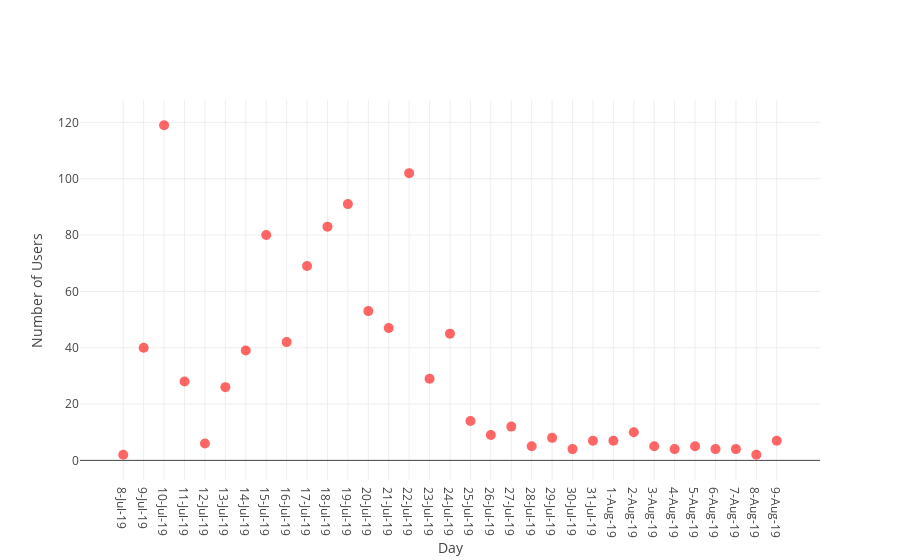

Notebook code for this chart:
### Markdown cell above
<br>
<br>
<br>
<h1 ><center> Visualization </center></h1>

### Code cell
colors = np.random.rand(100)
sz = np.random.rand(100)*30
fig = go.Figure()
fig.add_scatter(x = anansi_users['Date'],
                y = anansi_users['Total'],
                mode='markers',
                marker={'size': 10,
                        'color': 'Red',
                        'opacity': 0.6,
                        'colorscale': 'Viridis'
                       });

fig.layout.update(title='',
                   xaxis_title='Day',
                   yaxis_title='Number of Users')

fig.show()

### Figure 1 — Plotly figure (JSON) as saved in the notebook; plotly's stock layout.template omitted (floating-point values rounded to 4 significant figures)
{"data": [{"marker": {"color": "Red", "colorscale": "Viridis", "opacity": 0.6, "size": 10}, "mode": "markers", "type": "scatter", "uid": "2d4feb7c-4bc0-40cc-b3dd-270605ec888f", "x": ["8-Jul-19", "9-Jul-19", "10-Jul-19", "11-Jul-19", "12-Jul-19", "13-Jul-19", "14-Jul-19", "15-Jul-19", "16-Jul-19", "17-Jul-19", "18-Jul-19", "19-Jul-19", "20-Jul-19", "21-Jul-19", "22-Jul-19", "23-Jul-19", "24-Jul-19", "25-Jul-19", "26-Jul-19", "27-Jul-19", "28-Jul-19", "29-Jul-19", "30-Jul-19", "31-Jul-19", "1-Aug-19", "2-Aug-19", "3-Aug-19", "4-Aug-19", "5-Aug-19", "6-Aug-19", "7-Aug-19", "8-Aug-19", "9-Aug-19"], "y": [2, 40, 119, 28, 6, 26, 39, 80, 42, 69, 83, 91, 53, 47, 102, 29, 45, 14, 9, 12, 5, 8, 4, 7, 7, 10, 5, 4, 5, 4, 4, 2, 7]}], "layout": {"title": {"text": ""}, "xaxis": {"title": {"text": "Day"}}, "yaxis": {"title": {"text": "Number of Users"}}}}
